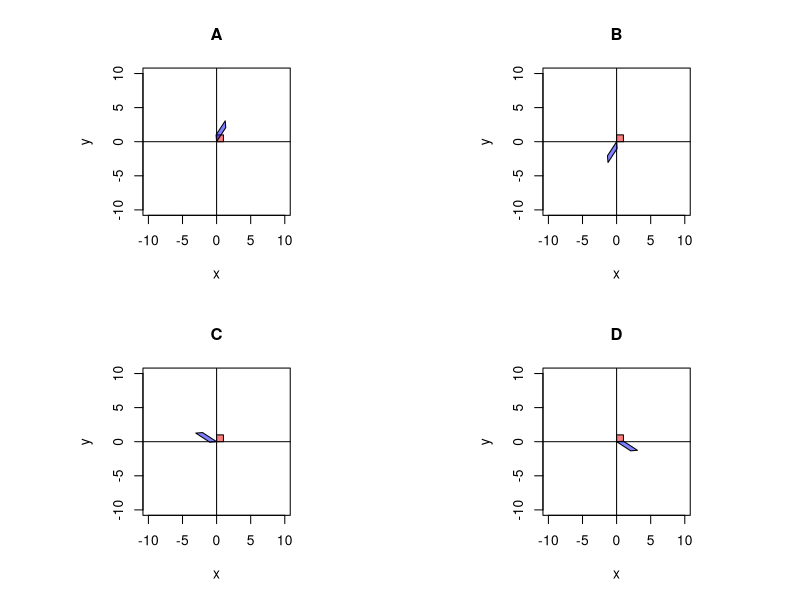

Write R code to recreate this figure.
## ---- chunk 1
matpr = function(A){
  pra = "\\begin{bmatrix}\n"
  for(i in 1:dim(A)[1]){
    pra = paste0(pra,paste0(A[i,],collapse=" & "))
    if(i<dim(A)[1]){pra = paste0(pra,"\\\\\n")} else {pra = paste0(pra,"\n")}
  }
  pra = paste0(pra,"\\end{bmatrix}")
  return(pra)
}
matcc = function(A){
  s = "[["
  for(i in 1:(dim(A)[1])){
    s2 = paste0(A[i,],collapse=",")
    s = paste0(s,s2,collapse="")
    if(i<dim(A)[1]){
      s = paste0(s,"],\n            [",collapse="")
    }
  }
  s = paste0(s,"]]",collapse="")
  return(s)
}

while(T){
  X = matrix(c(0,1,1,0,0,0,1,1),2,byrow=T)
  transformations = sample(1:5,3)
  nums = numeric()
  wrd1 = character()
  mats = list()
  for(i in 1:length(transformations)){
    tr = transformations[i]
    k = sample(13:25,1)/10
    th = round(runif(1,0.1,2*pi-0.1),2)
    if(tr==1){
      wrd1 = c(wrd1,paste0("horizontal stretch by factor ",k))
      nums = c(nums,k)
      mats[[i]] = matrix(c(k,0,0,1),2,byrow=T)
    }
    if(tr==2){
      wrd1 = c(wrd1,paste0("vertical stretch by factor ",k))
      nums = c(nums,k)
      mats[[i]] = matrix(c(1,0,0,k),2,byrow=T)
    }
    if(tr==3){
      wrd1 = c(wrd1,paste0("rotation by angle ",th))
      nums = c(nums,th)
      mats[[i]] = matrix(round(c(cos(th),-sin(th),sin(th),cos(th)),3),2,byrow=T)
    }
    if(tr==4){
      wrd1 = c(wrd1,paste0("horizontal shear by factor ",k))
      nums = c(nums,k)
      mats[[i]] = matrix(c(1,k,0,1),2,byrow=T)
    }
    if(tr==5){
      wrd1 = c(wrd1,paste0("vertical shear by factor ",k))
      nums = c(nums,k)
      mats[[i]] = matrix(c(1,0,k,1),2,byrow=T)
    }
  }
  
  A = mats[[1]]
  B = mats[[2]]
  C = mats[[3]]
  
  xp1 = C %*% B %*% A %*% X
  xp2 = matrix(c(0,1,-1,0),2,byrow=T) %*% xp1
  xp3 = matrix(c(-1,0,0,-1),2,byrow=T) %*% xp1
  xp4 = matrix(c(0,-1,1,0),2,byrow=T) %*% xp1
  
  XP = list(xp1,xp2,xp3,xp4)
  
  xpn = A %*% B %*% C %*% X
  
  
  ord = sample(1:4)
  sol = paste0(1*(1==ord),collapse="")
  if(sum(3==transformations)==1 && sum(xp1==xpn)<8){break}
}

## ---- chunk 2
par(mfrow=c(2,2),pty="s")
for(i in 1:4){
  plot(0,0,type="n",axes=T,ann=T,main=c("A","B","C","D")[i],
       xlim=c(-10,10),ylim=c(-10,10),xlab="x",ylab="y")
  abline(h=0)
  abline(v=0)
  polygon(X[1,],X[2,],col=rgb(1,0,0,0.5))
  polygon(XP[[ord[i]]][1,],XP[[ord[i]]][2,],col=rgb(0,0,1,0.5))
}
